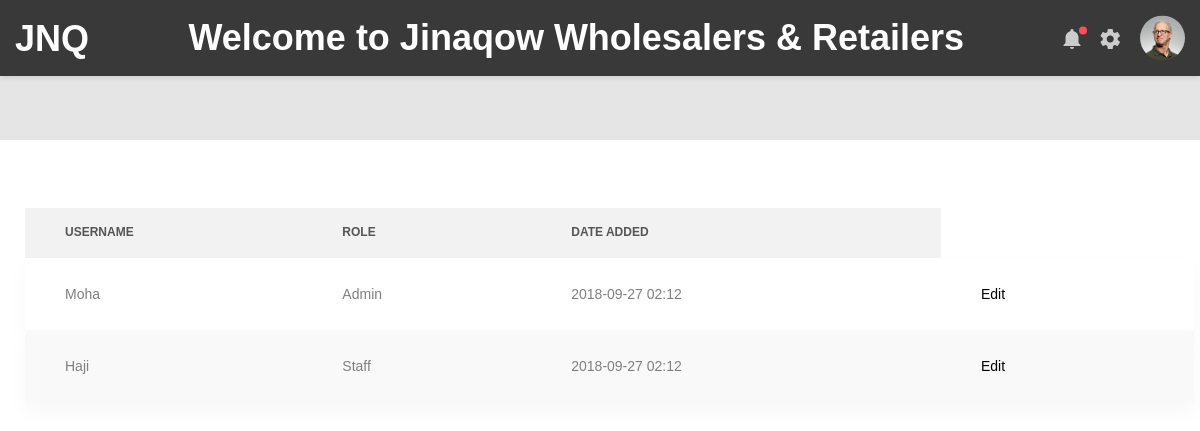
The app's page /view_users, older data.
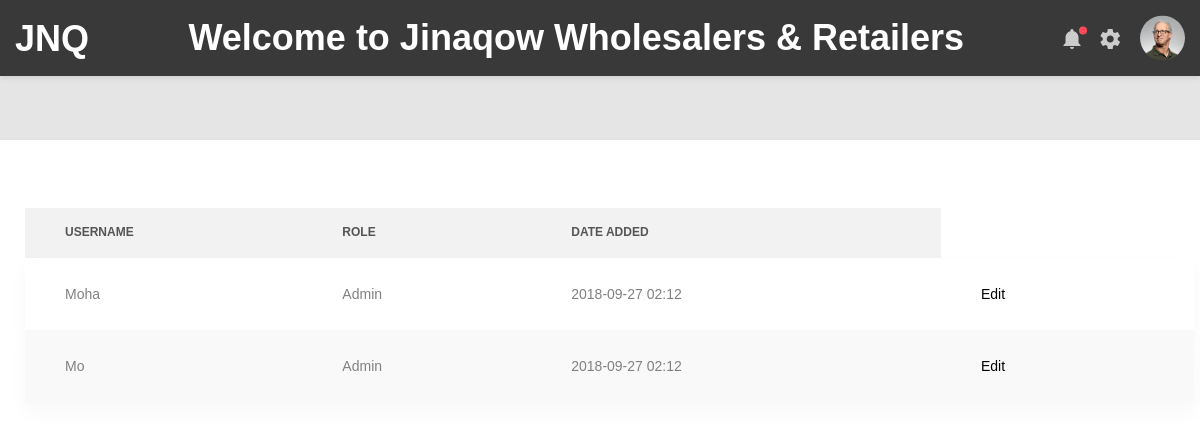
The same page, newer data.
### inventory/models.py (models this page shows)
class User(db.Model, UserMixin):
    id = db.Column(db.Integer, primary_key=True)
    username = db.Column(db.String(50), unique=True, nullable=False)
    password = db.Column(db.String(50), nullable=False)
    user_role = db.Column(db.String(30), nullable=False)
    shops = db.relationship('Shop', backref='staff', lazy=True)

### inventory/routes.py (the view)
@app.route('/view_users', methods=['GET'])
def view_users():
    users = User.query.all()
    return render_template('view_users.html', users=users)

### inventory/templates/view_users.html
{% extends 'layout.html' %}
{% block content %}
    <section class="p-t-20">
        <div class="container">
            <div class="row" id="usersTableRow">
                <div class="col-md-12">
                    <div class="table-responsive table-responsive-data2">
                        <table class="table table-data2">
                            <thead>
                                <tr>
                                    <th>Username</th>
                                    <th>Role</th>
                                    <th>Date Added</th>
                                </tr>
                            </thead>
                            <tbody>
                                {% for user in users %}
                                    <tr class="tr-shadow">
                                        <td>{{ user.username }}</td>
                                        <td>{{ user.user_role }}</td>
                                        <td>2018-09-27 02:12</td>
                                        <td><button>Edit</button></td>
                                    </tr>
                                {% endfor %}
                            </tbody>
                        </table>
                    </div>
                </div>
            </div>
        </div>
    </section>
{% endblock content%}

### inventory/templates/layout.html (shortened to what this page needs)
<!DOCTYPE html>
<html lang="en">
<head>
    <link href="{{ url_for('static', filename='css/font-face.css') }}" rel="stylesheet" media="all">
    <link href="{{ url_for('static', filename='vendor/font-awesome-4.7/css/font-awesome.min.css') }}" rel="stylesheet" media="all">
    <link href="{{ url_for('static', filename='vendor/font-awesome-5/css/fontawesome-all.min.css') }}" rel="stylesheet" media="all">
    <link href="{{ url_for('static', filename='vendor/mdi-font/css/material-design-iconic-font.min.css') }}" rel="stylesheet" media="all">
    <link href="{{ url_for('static', filename='vendor/bootstrap-4.1/bootstrap.min.css') }}" rel="stylesheet" media="all">
    <link href="{{ url_for('static', filename='vendor/animsition/animsition.min.css') }}" rel="stylesheet" media="all">
    <link href="{{ url_for('static', filename='vendor/bootstrap-progressbar/bootstrap-progressbar-3.3.4.min.css') }}" rel="stylesheet" media="all">
    <link href="{{ url_for('static', filename='vendor/wow/animate.css') }}" rel="stylesheet" media="all">
    <link href="{{ url_for('static', filename='vendor/css-hamburgers/hamburgers.min.css') }}" rel="stylesheet" media="all">
    <link href="{{ url_for('static', filename='vendor/slick/slick.css') }}" rel="stylesheet" media="all">
    <link href="{{ url_for('static', filename='vendor/select2/select2.min.css') }}" rel="stylesheet" media="all">
    <link href="{{ url_for('static', filename='vendor/perfect-scrollbar/perfect-scrollbar.css') }}" rel="stylesheet" media="all">
    <link href="{{ url_for('static', filename='css/main.css') }}" rel="stylesheet" media="all">
</head>
<body class="animsition">
    <div class="page-wrapper">
        <header class="header-desktop3 d-none d-lg-block">
            <div class="section__content section__content--p35">
                <div class="header3-wrap">
                    <div class="header__logo">
                        <h1><span style="color: white;">JNQ</span></h1>
                    </div>
                     {% if current_user.is_authenticated and current_user.user_role == 'Admin' %}
                        <div class="header__navbar">
                            <ul class="list-unstyled">
                                <li class="has-sub">
                                    <a href="{{ url_for('home') }}">
                                        <i class="bot-line"></i>Dashboard
                                    </a>
                                </li>
                                <li class="has-sub">
                                    <a href="#">
                                        <span class="bot-line"></span>Stores</a>
                                    <ul class="header3-sub-list list-unstyled">
                                        <li>
                                            <a href="login.html">Add</a>
                                        </li>
                                        <li>
                                            <a href="register.html">View</a>
                                        </li>
                                    </ul>
                                </li>
                                <li class="has-sub">
                                    <a href="#">
                                        <span class="bot-line"></span>Users</a>
                                    <ul class="header3-sub-list list-unstyled">
                                        <li>
                                            <a href="{{ url_for('register_user') }}">Register</a>
                                        </li>
                                        <li>
                                            <a href="{{url_for('view_users')}}">View</a>
                                        </li>
                                    </ul>
                                </li>
                                <li class="has-sub">
                                    <a href="#">
                                        <span class="bot-line"></span>Shops</a>
                                    <ul class="header3-sub-list list-unstyled">
                                        <li>
                                            <a href="{{ url_for('register_shop') }}">Add</a>
                                        </li>
                                        <li>
                                            <a href="{{ url_for('view_shop') }}">View</a>
                                        </li>
                                    </ul>
                                </li>
                                <li class="has-sub">
                                    <a href="#">
                                        <span class="bot-line"></span>Suppliers</a>
                                    <ul class="header3-sub-list list-unstyled">
                                        <li>
                                            <a href="login.html">Register</a>
                                        </li>
                                        <li>
                                            <a href="register.html">View</a>
                                        </li>
                                    </ul>
                                </li>
                                <li class="has-sub">
                                    <a href="#">
                                        <span class="bot-line"></span>Debtors</a>
                                    <ul class="header3-sub-list list-unstyled">
                                        <li>
                                            <a href="button.html">Register</a>
                                        </li>
                                        <li>
                                            <a href="badge.html">View</a>
                                        </li>
                                    </ul>
                                </li>
                                <li class="has-sub">
                                    <a href="#">
                                        <span class="bot-line"></span>Accounts</a>
                                    <ul class="header3-sub-list list-unstyled">
                                        <li>
                                            <a href="login.html">Add</a>
                                        </li>
                                        <li>
                                            <a href="register.html">View</a>
                                        </li>
                                    </ul>
                                </li>
                            </ul>
                        </div>
                    {% else %}
                         <a href="{{ url_for('landing_page') }}"><h1 style="color: white">Welcome to Jinaqow Wholesalers & Retailers</h1></a>
                    {% endif %}
                    <div class="header__tool">
                        <div class="header-button-item has-noti js-item-menu">
                            <i class="zmdi zmdi-notifications"></i>
                        </div>
                        <div class="header-button-item js-item-menu">
                            <i class="zmdi zmdi-settings"></i>
                        </div>
                        <div class="account-wrap">
                            <div class="account-item account-item--style2 clearfix js-item-menu">
                                <div class="image">
                                    <img src="../static/images/icon/avatar-01.jpg" alt="John Doe" />
                                </div>
                            </div>
                        </div>
                    </div>
                </div>
            </div>
        </header>
    </div>
    {% block content %}
    {% endblock %}
</body>
</html>

Row changes from the older to the newer data that the page shows:
changed User (number 2 of 2 on the later page): username "Haji" → "Mo"; user_role "Staff" → "Admin"
